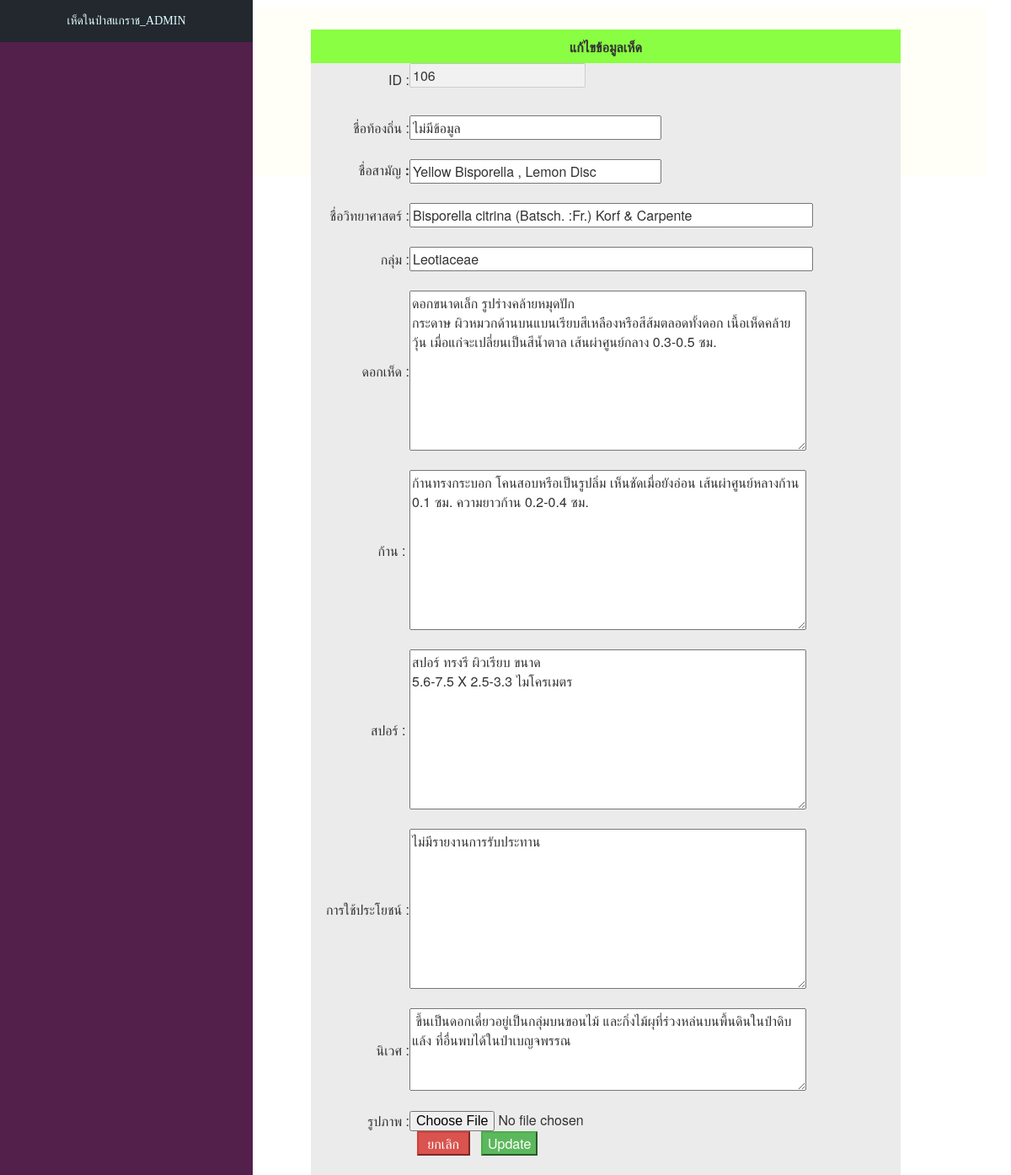
The app's page /updatehedform.php?m_id=106 with its own data.
### tables this page shows
CREATE TABLE `mushroom` (
  `m_id` int(10) NOT NULL,
  `m_cname` varchar(50) NOT NULL,
  `m_name` varchar(50) NOT NULL,
  `m_sname` varchar(50) NOT NULL,
  `m_family` varchar(50) NOT NULL,
  `m_mush` text NOT NULL,
  `m_stalk` text NOT NULL,
  `m_spore` text NOT NULL,
  `m_benefit` text NOT NULL,
  `m_env` text NOT NULL,
  `m_pic` varchar(255) NOT NULL
);

### updatehedform.php (the view, shortened to what this page needs)
<!DOCTYPE html>
<html>
<head>
  <link rel="stylesheet" href="node_modules/bootstrap/dist/css/bootstrap.min.css">
  <link rel="stylesheet" type="text/css" href="style2.css">
</head>
<body>
  <?php
  include('connect.php');
  include('headadmin.php');
  $mID = mysqli_real_escape_string($conn, $_GET['m_id']);
  $sql = "SELECT * FROM mushroom WHERE m_id='$mID' ";
  $result = mysqli_query($conn, $sql) or die("Error in query: $sql " . mysqli_error());
  $row = mysqli_fetch_array($result);
  extract($row);
  ?>
  <div class="container fonts" style="margin-top:10px;">
    <div class="content_right" style="background-color:#fffff8; height:200px;">
      <div class="text-center" style="padding-left:10px; margin-top:20px;">
        <form action="hedupdate_db.php" method="post" enctype="multipart/form-data" name="updatehed" id="updatehed">
          <table width="700" border="0" align="center" cellpadding="0" cellspacing="0">
            <tr>
              <td height="40" colspan="2" align="center" bgcolor="#8AFE42"><b>แก้ไขข้อมูลเห็ด</b></td>
            </tr>
            <tr>
              <td align="right" bgcolor="#EBEBEB">ID : </td>
              <td bgcolor="#EBEBEB">
                <p><input type="text" name="m_id" value="<?php echo $mID; ?>" disabled='disabled' />
              </td>
            </tr>
            <tr>
              <td align="right" bgcolor="#EBEBEB">&nbsp;</td>
              <td bgcolor="#EBEBEB">&nbsp;</td>
            </tr>
            <tr>
              <td width="117" align="right" bgcolor="#EBEBEB">ชื่อท้องถิ่น
                :</td>
              <td width="583" bgcolor="#EBEBEB"><input name="m_cname" type="text" id="m_cname" value="<?php echo $row['m_cname']; ?>" size="30" placeholder="" required="required" /></td>
            </tr>
            <tr>
              <td align="right" bgcolor="#EBEBEB">&nbsp;</td>
              <td bgcolor="#EBEBEB">&nbsp;</td>
            </tr>
            <tr>
              <td align="right" bgcolor="#EBEBEB">ชื่อสามัญ
                <label> :</label></td>
              <td bgcolor="#EBEBEB"><input name="m_name" type="text" id="m_name" value="<?php echo $row['m_name']; ?>" size="30" required="required" /></td>
            </tr>
            <tr>
              <td align="right" bgcolor="#EBEBEB">&nbsp;</td>
              <td bgcolor="#EBEBEB">&nbsp;</td>
            </tr>
            <tr>
              <td align="right" bgcolor="#EBEBEB">ชื่อวิทยาศาสตร์ :</td>
              <td bgcolor="#EBEBEB"><input type="text" name="m_sname" id="m_sname" value="<?php echo $row['m_sname']; ?>" size="50" required="required" /></td>
            </tr>
            <tr>
              <td align="right" bgcolor="#EBEBEB">&nbsp;</td>
              <td bgcolor="#EBEBEB">&nbsp;</td>
            </tr>
            <tr>
              <td align="right" bgcolor="#EBEBEB">กลุ่ม :</td>
              <td bgcolor="#EBEBEB"><input type="text" name="m_family" id="m_family" value="<?php echo $row['m_family']; ?>" size="50" required="required" /></td>
            </tr>
            <tr>
              <td align="right" bgcolor="#EBEBEB">&nbsp;</td>
              <td bgcolor="#EBEBEB">&nbsp;</td>
            </tr>
            <tr>
              <td align="right" bgcolor="#EBEBEB">ดอกเห็ด : </td>
              <td bgcolor="#EBEBEB"><textarea type="text" id="m_mush" name="m_mush" cols="50" rows="8"><?php echo $row['m_mush']; ?></textarea></td>
            </tr>
            <tr>
              <td align="right" bgcolor="#EBEBEB">&nbsp;</td>
              <td bgcolor="#EBEBEB">&nbsp;</td>
            </tr>
            <tr>
              <td align="right" bgcolor="#EBEBEB">ก้าน :
                <label> </label></td>
              <td bgcolor="#EBEBEB"><textarea type="text" id="m_stalk" name="m_stalk" cols="50" rows="8"><?php echo $row['m_stalk']; ?></textarea></td>
            </tr>
            <tr>
              <td align="right" bgcolor="#EBEBEB">&nbsp;</td>
              <td bgcolor="#EBEBEB">&nbsp;</td>
            </tr>
            <tr>
              <td align="right" bgcolor="#EBEBEB">สปอร์ :
                <label> </label></td>
              <td bgcolor="#EBEBEB"><textarea type="text" id="m_spore" name="m_spore" cols="50" rows="8"><?php echo $row['m_spore']; ?></textarea></td>
            </tr>
            <tr>
              <td align="right" bgcolor="#EBEBEB">&nbsp;</td>
              <td bgcolor="#EBEBEB">&nbsp;</td>
            </tr>
            <tr>
              <td align="right" bgcolor="#EBEBEB">การใช้ประโยชน์ : </td>
              <td bgcolor="#EBEBEB"><textarea type="text" id="m_benefit" name="m_benefit" cols="50" rows="8"><?php echo $row['m_benefit']; ?></textarea></td>
            </tr>
            <tr>
              <td align="right" bgcolor="#EBEBEB">&nbsp;</td>
              <td bgcolor="#EBEBEB">&nbsp;</td>
            </tr>
            <tr>
              <td align="right" bgcolor="#EBEBEB">นิเวศ : </td>
              <td bgcolor="#EBEBEB"><textarea type="text" id="m_env" name="m_env" cols="50" rows="4"><?php echo $row['m_env']; ?></textarea></td>
            </tr>
            <tr>
              <td bgcolor="#EBEBEB">&nbsp;</td>
              <td bgcolor="#EBEBEB">&nbsp;</td>
            </tr>
            <tr>
              <td align="right" bgcolor="#EBEBEB">รูปภาพ :</td></br>
              <td bgcolor="#EBEBEB"><input type="file" id="m_pic" name="m_pic"></td>
            </tr>
            <tr>
              <td bgcolor="#EBEBEB">&nbsp;</td>
              <td bgcolor="#EBEBEB">&nbsp;
                <input type="button" class="btn-danger" value=" ยกเลิก " onclick="window.location='admin.php' " />
                <input type="submit" class="btn-success" name="Update" id="Update" value="Update" /></td>
            </tr>
            <tr>
              <td bgcolor="#EBEBEB">&nbsp;</td>
              <td bgcolor="#EBEBEB">&nbsp;</td>
            </tr>
          </table>
        </form>
      </div>
    </div>
  </div>
</body>
</html>

### style2.css (style rules this page uses)
.content_right { float: right; width: 80%; }

### style3.css (style rules this page uses)
body { margin: 0px; padding: 0px; }

### records on screen
mushroom: m_cname "ไม่มีข้อมูล", m_name "Yellow Bisporella , Lemon Disc", m_sname "Bisporella citrina (Batsch. :Fr.) Korf & Carpente", m_family "Leotiaceae", m_mush "ดอกขนาดเล็ก รูปร่างคล้ายหมุดปัก กระดาษ ผิวหมวกด้านบนแบนเรียบสีเหลืองหรือสีส้มตลอดทั้งดอก เนื้อเห็ดคล้ายวุ้น เมื่อแก่จะเปลี่ยนเป็นสีน้ำตาล เส้นผ่าศูนย์กลาง 0.3-0.5 ซม.", m_stalk "ก้านทรงกระบอก โคนสอบหรือเป็นรูปลิ่ม เห็นชัดเมื่อยังอ่อน เส้นผ่าศูนย์หลางก้าน 0.1 ซม. ความยาวก้าน 0.2-0.4 ซม.", m_spore "สปอร์ ทรงรี ผิวเรียบ ขนาด 5.6-7.5 X 2.5-3.3 ไมโครเมตร", m_benefit "ไม่มีรายงานการรับประทาน", m_env "ขึ้นเป็นดอกเดี่ยวอยู่เป็นกลุ่มบนขอนไม้ และกิ่งไม้ผุที่ร่วงหล่นบนพื้นดินในป่าดิบแล้ง ที่อื่นพบได้ในป่าเบญจพรรณ"
